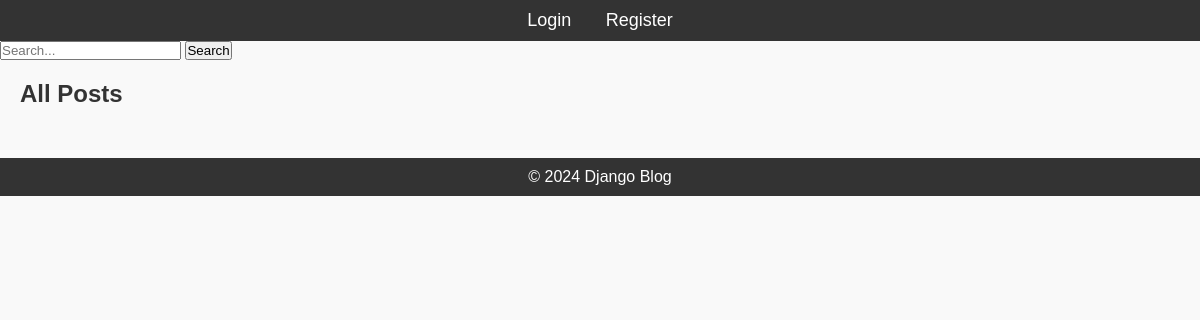
The app's page /, older data.
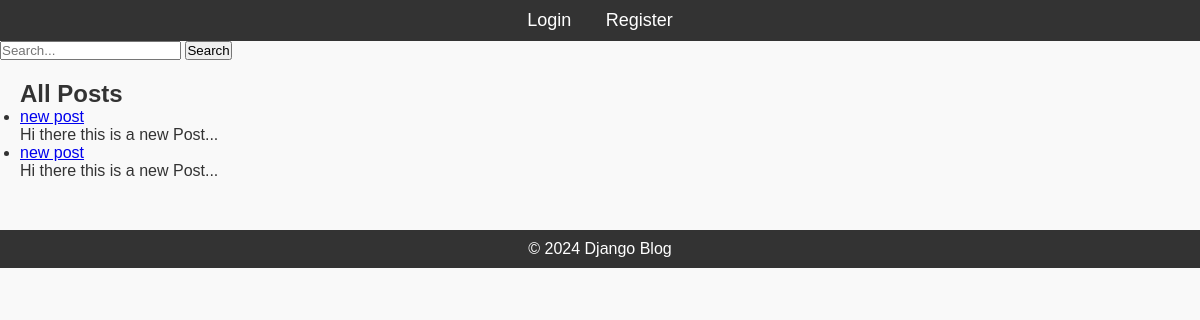
The same page, newer data.
### blog/models.py (models this page shows, shortened)
class Post(models.Model):
    title = models.CharField(max_length=200)
    content = models.TextField()
    published_date = models.DateTimeField(auto_now_add=True)
    author = models.ForeignKey(User, on_delete=models.CASCADE)
    tag = TaggableManager()

### blog/views.py (the view)
# urls.py: path('', PostListView.as_view(), name='post-list'),
class PostListView(ListView):
    model = Post
    template_name = 'blog/post_list.html'
    context_object_name = 'posts'
    ordering = ['-published_date']

### blog/templates/blog/post_list.html
{% extends 'blog/base.html' %} {% block content %}
<h2>All Posts</h2>
<ul>
    {% for post in posts %}
    <li>
        <a href="{% url 'post-detail' post.pk %}">{{ post.title }}</a>
        <p>{{ post.content|slice:":50" }}...</p>
    </li>
    {% endfor %}
</ul>
{% endblock %}

### blog/templates/blog/base.html (shortened to what this page needs)
<!DOCTYPE html> {% load static %}
<html lang="en">
<head>
    <link rel="stylesheet" href="{% static 'css/styles.css' %}">
</head>
<body>
    <header>
        <nav>
            <ul>
                <li><a href="{% url 'login' %}">Login</a></li>
                <li><a href="{% url 'register' %}">Register</a></li>
            </ul>
        </nav>
    </header>
    <form method="get" action="{% url 'post-search' %}">
        <input type="text" name="q" placeholder="Search..." />
        <button type="submit">Search</button>
    </form>
    <div class="content">
        {% block content %}{% endblock %}
    </div>
    <footer>
        <p>&copy; 2024 Django Blog</p>
    </footer>
</body>
</html>

### static/css/styles.css (style rules this page uses)
* { margin: 0; padding: 0; box-sizing: border-box; }
body { font-family: Arial, sans-serif; background-color: #f9f9f9; color: #333; }
header { background-color: #333; padding: 10px; text-align: center; }
header nav ul { list-style-type: none; }
header nav ul li { display: inline; margin: 0 15px; }
header nav ul li a { color: white; text-decoration: none; font-size: 18px; }
.content { margin: 20px; }
footer { text-align: center; margin-top: 50px; padding: 10px; background-color: #333; color: white; }

Row changes from the older to the newer data that the page shows:
added Post: title "new post", content "Hi there this is a new Post"
added Post: title "new post", content "Hi there this is a new Post"
